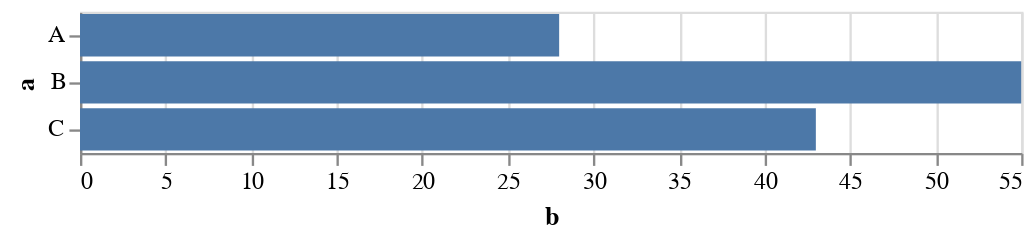

This figure's notebook cell:
### Code cell
source = pd.DataFrame({
    "a": ["A", "B", "C"],
    "b": [28, 55, 43]
})

bar = alt.Chart(source).mark_bar().encode(
    y="a:N",
    x=alt.X("b:Q").scale(domain=[0, 60])
)
text = bar.mark_text(
    align="left",
    baseline="middle",
    dx=3
).encode(text="b")

bar + text

### Figure 1 — Vega-Lite specification as saved in the notebook (floating-point values rounded to 4 significant figures)
{"config": {"view": {"continuousWidth": 400, "continuousHeight": 300}}, "data": {"name": "data-0b6f1883e352d1ecc129ccc25e6cf6ea"}, "mark": "bar", "encoding": {"x": {"field": "b", "type": "quantitative"}, "y": {"field": "a", "type": "nominal"}}, "$schema": "https://vega.github.io/schema/vega-lite/v4.17.0.json", "datasets": {"data-0b6f1883e352d1ecc129ccc25e6cf6ea": [{"a": "A", "b": 28}, {"a": "B", "b": 55}, {"a": "C", "b": 43}]}}
